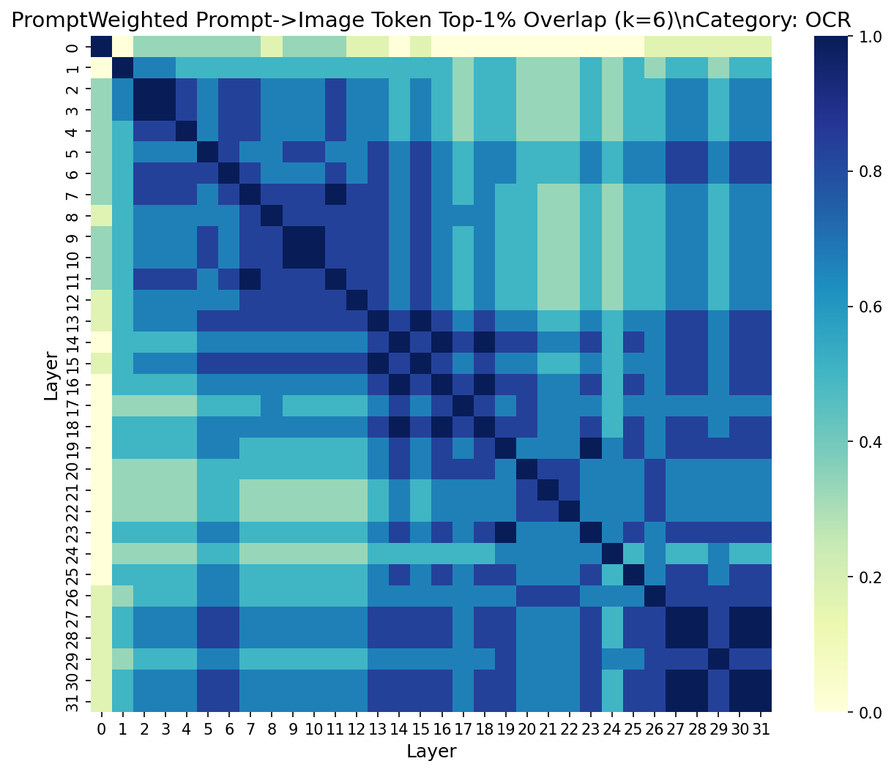
#> input picture attn_heatmaps_promptweighted/heatmap_promptweighted_OCR_top1pct.png, 894 x 772 px, shrunk from 1221 x 1055 before the run, found by its file name; its folder holds 4 pictures in this run
$ python compose_promptweighted_heatmaps.py
#> lines starting #> are read from the running program, lines starting #| are printed output that depends on the picture
import os
import glob
import matplotlib.pyplot as plt
import matplotlib.image as mpimg

def main():
    source_dir = '/root/nfs/code/HiMAP/attn_heatmaps_promptweighted'
    target_dir = '/root/nfs/code/HiMAP/attn_heatmaps_promptweighted_composed'
    os.makedirs(target_dir, exist_ok=True)

    # Get all images
    files = glob.glob(os.path.join(source_dir, 'heatmap_promptweighted_*_top*.png'))

    # Extract subtasks
    subtasks = set()
    for f in files:
        basename = os.path.basename(f)
        # Format: heatmap_promptweighted_{subtask}_top{X}pct.png
        prefix = 'heatmap_promptweighted_'
        if basename.startswith(prefix):
            remainder = basename[len(prefix):]
            parts = remainder.rsplit('_', 1)
            if len(parts) == 2:
                subtask = parts[0]
                subtasks.add(subtask)

    percentages = ['1pct', '10pct', '20pct', '50pct']

    for subtask in subtasks:
        fig, axes = plt.subplots(2, 2, figsize=(12, 12))
        fig.suptitle(f"Subtask: {subtask}", fontsize=16)

        for i, pct in enumerate(percentages):
            row = i // 2
            col = i % 2
            ax = axes[row, col]

            img_path = os.path.join(source_dir, f'heatmap_promptweighted_{subtask}_top{pct}.png')
            if os.path.exists(img_path):
                img = mpimg.imread(img_path)
#> img is the input picture: shape (772, 894, 4) float32; mean R, G, B, A 0.455, 0.652, 0.765, 1
                ax.imshow(img)
                ax.set_title(f'Top {pct}')
                ax.axis('off')
            else:
                ax.text(0.5, 0.5, 'Missing', ha='center', va='center')
                ax.set_title(f'Top {pct}')
                ax.axis('off')

        plt.tight_layout()
        plt.subplots_adjust(top=0.95)
        out_path = os.path.join(target_dir, f'composed_{subtask}.png')
        plt.savefig(out_path, dpi=150)
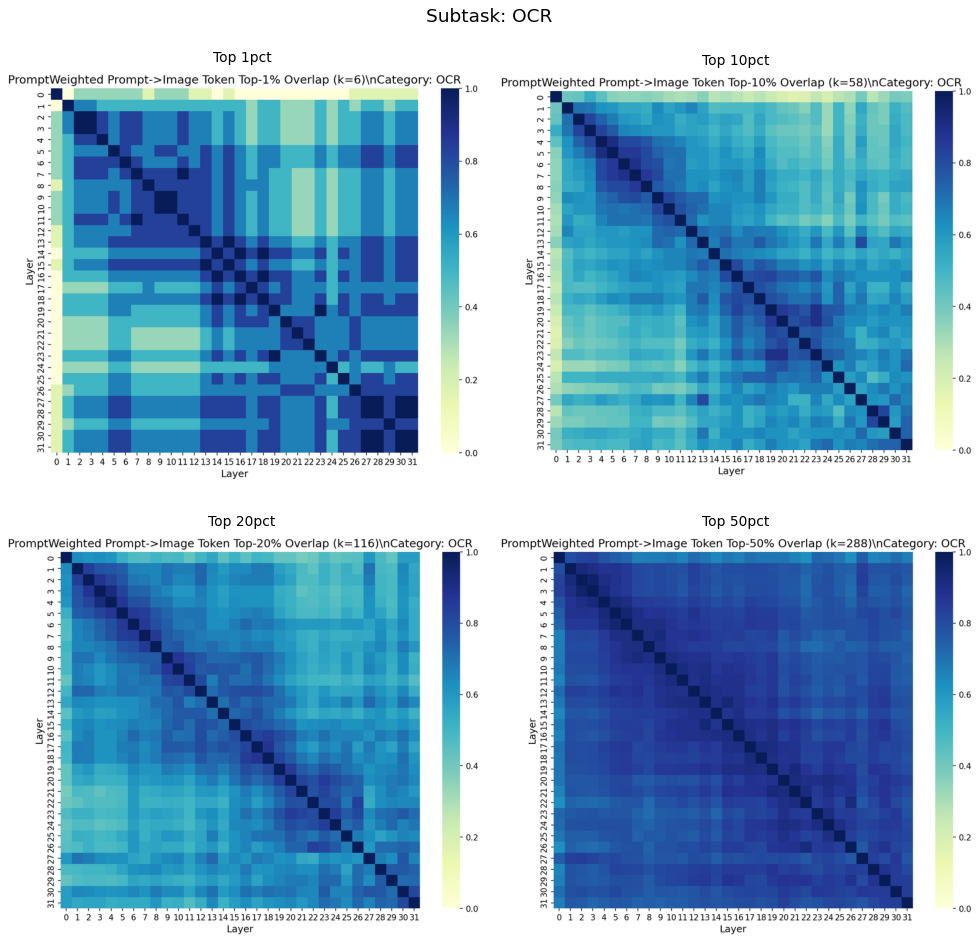
#> figure drawn by matplotlib, 4 panels
        plt.close()
        print(f"Saved {out_path}")

if __name__ == '__main__':
    main()
